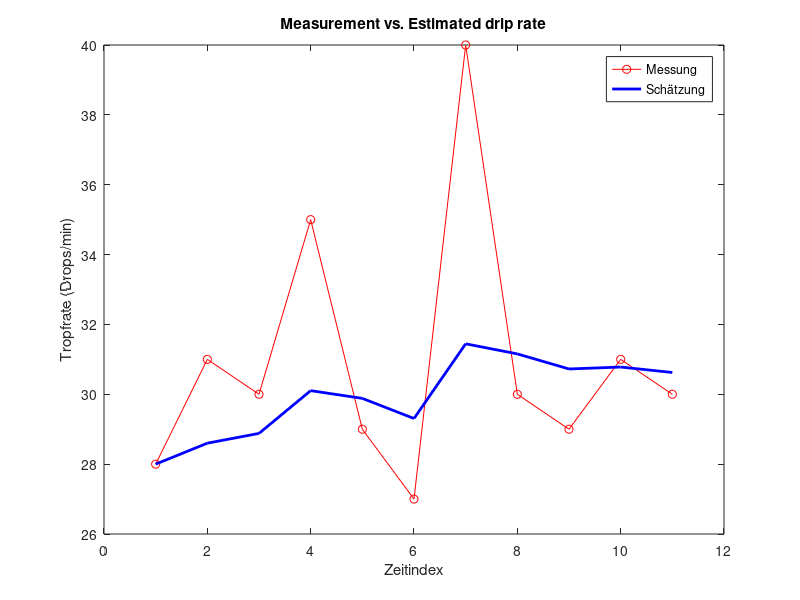

MATLAB code to generate this figure:
%% Simple system model for drip rate estimation
clear; clc; close all;

% Idea:
% The true drip rate changes slowly over time.
% The measurement is noisy.

% Simulated measurement (based on your plot)
z = [28 31 30 35 29 27 40 30 29 31 30];

N = length(z);

% Model:
% x(k+1) = x(k) + w
% z(k)   = x(k) + v

% Initialize estimate
x_est = zeros(1,N);
x_est(1) = z(1);

% Simple smoothing (model-based thinking)
for k = 2:N
    % prediction (no change assumed)
    x_pred = x_est(k-1);

    % update (simple correction toward measurement)
    x_est(k) = 0.8 * x_pred + 0.2 * z(k);
end

% Plot
figure;
plot(1:N, z, 'r-o', 'DisplayName','Messung');
hold on;
plot(1:N, x_est, 'b-', 'LineWidth',2, 'DisplayName','Schätzung');
legend;
xlabel('Zeitindex');
ylabel('Tropfrate (Drops/min)');
title('Measurement vs. Estimated drip rate');
